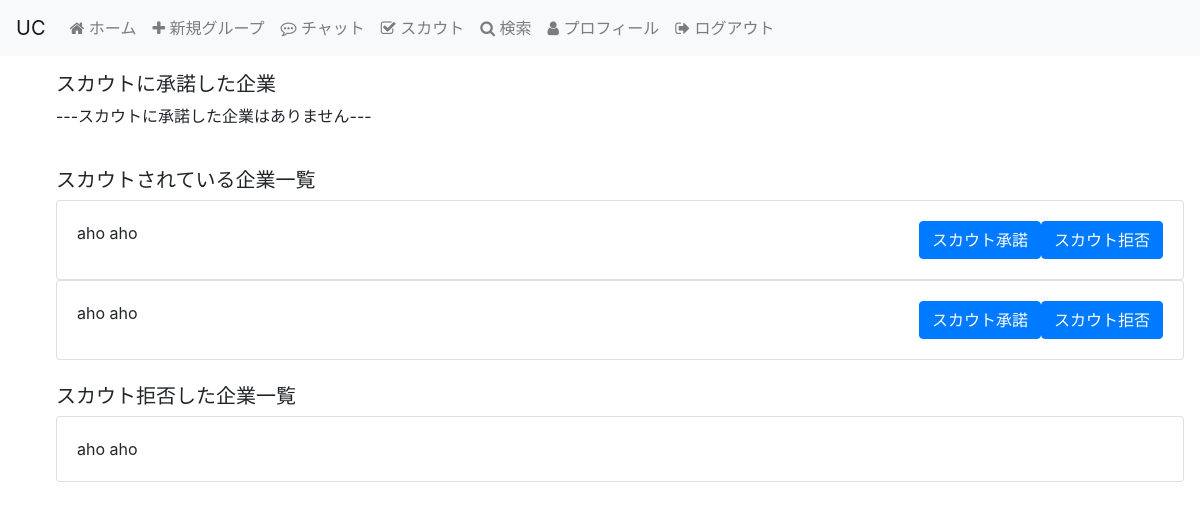
/scout/2 (signed in), run on the app's committed database.
### UC/models/scout.py (models this page shows, shortened)
class Scout(db.Model):
    __tablename__ = "scout"
    id = db.Column(db.Integer, primary_key=True, nullable=False)
    time_post = db.Column(db.DateTime, nullable=False)
    company_id = db.Column(db.Integer, nullable=False)
    student_id = db.Column(db.Integer, nullable=False)
    student_name = db.Column(db.String(100), nullable=False)
    company_name = db.Column(db.String(100), nullable=False)
    result = db.Column(db.String(10), nullable=False)

### UC/views/scout.py (the view)
@app.route("/scout/<int:user_id>")
@is_logined
def show_scout(user_id):
    scout = Scout.query.filter(Scout.company_id == user_id)
    return render_template(
        "scout/scout_list.html", user=session["user"], scouts = scout
    )

### UC/views/views.py (called while the page is built)
def is_logined(view):
    @wraps(view)
    def inner(*args, **kwargs):
        if not session.get("logged_in"):
            return redirect(url_for("login"))
        return view(*args, **kwargs)
    return inner

### UC/templates/scout/scout_list.html
{% extends "layout.html" %}
{% block body %}
<ul class="list-scout list-scout-flush">
    {% if session.company %}
    <h5 class="title">スカウト成功した学生一覧</h5>
        {% for scout in scouts if scout.result=="success" %}
        <div class="card">
            <div class="card-body">
                <a href="{{ url_for('show_profile',user_id=scout.student_id)}}" class="card-title">{{ scout.student_name
                    }}</a>
            </div>
        </div>
        {% else %}
        <p>---スカウトに成功した学生はいません---</p>
        {% endfor %}
        <br>
        <h5 class="title">スカウト中の学生一覧</h5>
        {% for scout in scouts if scout.result=="waiting" %}
        <div class="card">
            <div class="card-body">
                <a href="{{ url_for('show_profile',user_id=scout.student_id)}}" class="card-title">{{ scout.student_name
                    }}</a>
            </div>
        </div>
        {% else %}
        <p>---スカウト中の学生はいません---</p>
        {% endfor %}
        <br>
        <h5 class="title">スカウト失敗した学生一覧</h5>
        {% for scout in scouts if scout.result=="false" %}
        <div class="card">
            <div class="card-body">
                <a href="{{ url_for('show_profile',user_id=scout.student_id)}}" class="card-title">{{ scout.student_name
                    }}</a>
            </div>
        </div>
        {% else %}
        <p>---スカウトに失敗した学生はいません---</p>
        {% endfor %}
        {% else %}
        <h5 class="title">スカウトに承諾した企業</h5>
        {% for scout in scouts if scout.result=="success" %}
        <div class="card">
            <div class="card-body">
                <a href="{{ url_for('show_scouted', user_id=scout.student_id )}}" class="card-title">{{
                    scout.company_name }}</a>
            </div>
        </div>
        {% else %}
        <p>---スカウトに承諾した企業はありません---</p>
        {% endfor %}
        <br>
        <h5 class="title">スカウトされている企業一覧</h5>
        {% for scout in scouts if scout.result=="waiting" %}
        <div class="card">
            <div class="card-body  d-flex justify-content-between align-items-center>
                <a class=" card-title">{{ scout.company_name}}</a>
                <form action="{{ url_for('scout_answer', user_id=scout.student_id, company_id=scout.company_id, answer="
                    success" )}}" method="get" style="display: inline;" class="ml-auto">
                    <button type="submit" class="btn btn-primary">スカウト承諾</button>
                </form>
                <form action="{{ url_for('scout_answer', user_id=scout.student_id, company_id=scout.company_id, answer="
                    false" )}}" method="get" style="display: inline;">
                    <button type="submit" class="btn btn-primary">スカウト拒否</button>
                </form>
            </div>
        </div>
        {% else %}
        <p>---スカウトされている企業はありません---</p>
        {% endfor %}
        <br>
        <h5 class="title">スカウト拒否した企業一覧</h5>
        {% for scout in scouts if scout.result=="false" %}
        <div class="card">
            <div class="card-body">
                <a href="{{ url_for('show_scouted', user_id=scout.student_id )}}" class="card-title">{{
                    scout.company_name }}</a>
            </div>
        </div>
        {% else %}
        <p>---スカウトを拒否した企業はありません---</p>
        {% endfor %}
        {% endif %}
</ul>
{% endblock %}

### UC/static/style.css (style rules this page uses)
a, a:hover, a:visited { color: inherit; }

### data on the page
Scout: company_name "aho aho"
Scout: company_name "aho aho"
Scout: company_name "aho aho"
